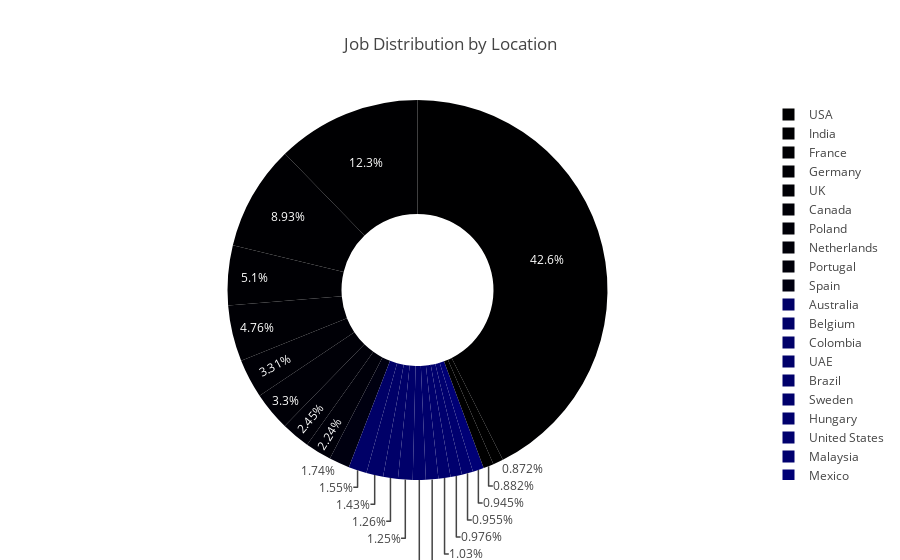
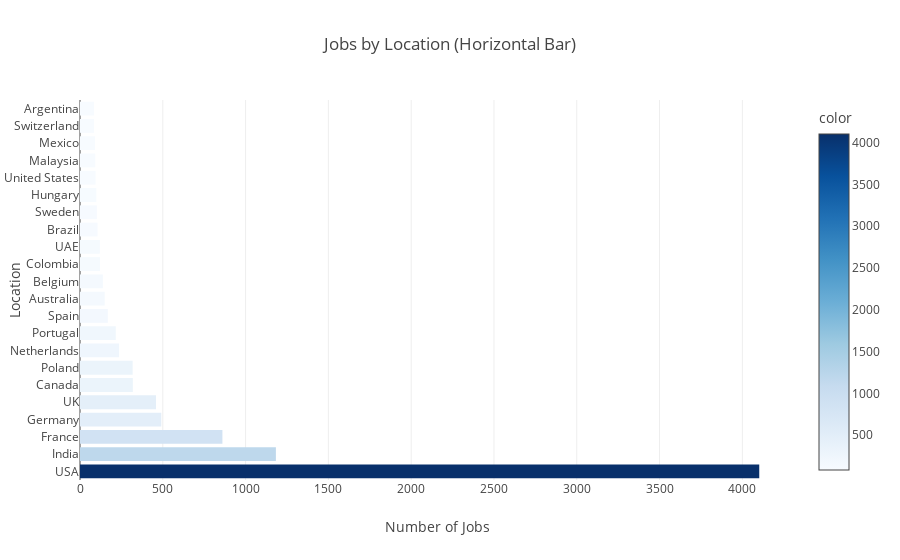

The code cell stored with these charts, in order, in its notebook:
### Markdown cell above
## 3. Geographic Distribution Prototype

### Code cell
# Test geographic distribution
print("🌍 Testing Geographic Distribution Component...")

if 'country' in df.columns:
    location_counts = df['country'].value_counts()[df['country'].value_counts()>80]
    
    # Create pie chart
    fig_pie = px.pie(
        values=location_counts.values,
        names=location_counts.index,
        title="Job Distribution by Location",
        hole=0.4
    )
    fig_pie.show()
    
    # Create bar chart
    fig_bar = px.bar(
        x=location_counts.values,
        y=location_counts.index,
        orientation='h',
        title="Jobs by Location (Horizontal Bar)",
        labels={'x': 'Number of Jobs', 'y': 'Location'},
        color=location_counts.values,
        color_continuous_scale='Blues'
    )
    fig_bar.show()
else:
    print("❌ Location data not available")

### Figure 1 — Plotly figure (JSON) as saved in the notebook; plotly's stock layout.template omitted (floating-point values rounded to 4 significant figures)
{"data": [{"domain": {"x": [0, 1], "y": [0, 1]}, "hole": 0.4, "hovertemplate": "label=%{label}<br>value=%{value}<extra></extra>", "labels": ["USA", "India", "France", "Germany", "UK", "Canada", "Poland", "Netherlands", "Portugal", "Spain", "Australia", "Belgium", "Colombia", "UAE", "Brazil", "Sweden", "Hungary", "United States", "Malaysia", "Mexico", "Switzerland", "Argentina"], "legendgroup": "", "name": "", "showlegend": true, "type": "pie", "values": [4102, 1183, 860, 491, 459, 319, 318, 236, 216, 168, 149, 138, 121, 120, 106, 102, 99, 94, 92, 91, 85, 84]}], "layout": {"legend": {"tracegroupgap": 0}, "title": {"text": "Job Distribution by Location"}}}

### Figure 2 — Plotly figure (JSON) as saved in the notebook; plotly's stock layout.template omitted (floating-point values rounded to 4 significant figures)
{"data": [{"hovertemplate": "Number of Jobs=%{x}<br>Location=%{y}<br>color=%{marker.color}<extra></extra>", "legendgroup": "", "marker": {"color": [4102, 1183, 860, 491, 459, 319, 318, 236, 216, 168, 149, 138, 121, 120, 106, 102, 99, 94, 92, 91, 85, 84], "coloraxis": "coloraxis", "pattern": {"shape": ""}}, "name": "", "orientation": "h", "showlegend": false, "textposition": "auto", "type": "bar", "x": [4102, 1183, 860, 491, 459, 319, 318, 236, 216, 168, 149, 138, 121, 120, 106, 102, 99, 94, 92, 91, 85, 84], "xaxis": "x", "y": ["USA", "India", "France", "Germany", "UK", "Canada", "Poland", "Netherlands", "Portugal", "Spain", "Australia", "Belgium", "Colombia", "UAE", "Brazil", "Sweden", "Hungary", "United States", "Malaysia", "Mexico", "Switzerland", "Argentina"], "yaxis": "y"}], "layout": {"barmode": "relative", "coloraxis": {"colorbar": {"title": {"text": "color"}}, "colorscale": [[0, "rgb(247,251,255)"], [0.125, "rgb(222,235,247)"], [0.25, "rgb(198,219,239)"], [0.375, "rgb(158,202,225)"], [0.5, "rgb(107,174,214)"], [0.625, "rgb(66,146,198)"], [0.75, "rgb(33,113,181)"], [0.875, "rgb(8,81,156)"], [1, "rgb(8,48,107)"]]}, "legend": {"tracegroupgap": 0}, "title": {"text": "Jobs by Location (Horizontal Bar)"}, "xaxis": {"anchor": "y", "domain": [0, 1], "title": {"text": "Number of Jobs"}}, "yaxis": {"anchor": "x", "domain": [0, 1], "title": {"text": "Location"}}}}
